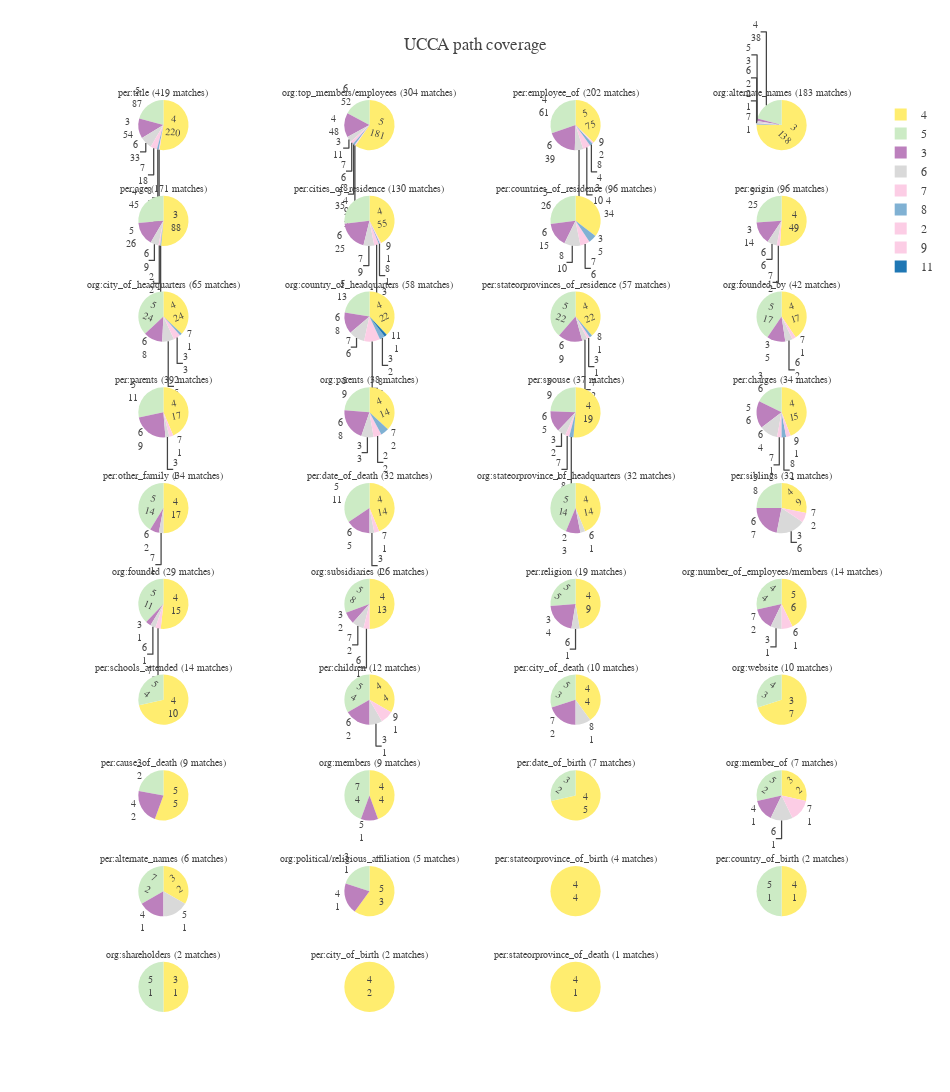

The notebook cell saved with this chart:
### Code cell
layout = go.Layout(
    title='UCCA path coverage',
    width=950,
    height=3500,
    font=dict(family="Arial", size=12)
)

fig = make_subplots(
    rows=num_rows, 
    cols=num_columns,
    subplot_titles=labels,
    specs=[[{"type": "pie"}] * num_columns] * num_rows 
)

not_interested_in_output = fig['layout'].update(layout)


for ind, relation in enumerate(relations):
    
    row_num, column_num = divmod(ind,num_columns)
    
    column_num += 1
    row_num +=1 
    
    pie =  go.Pie(
            labels=test_total_by_relation_and_len[test_total_by_relation_and_len['relation']==relation]['ucca_path_len'].tolist(),
            values=test_total_by_relation_and_len[test_total_by_relation_and_len['relation']==relation]['total'].tolist()
        )
    
    fig.add_trace(
        pie,
        row=row_num, 
        col=column_num)

colors = ['#FEBFB3', '#E1396C', '#96D38C', '#D0F9B1']
colors = ['#BAA7AE', '#F2A939', '#BA688E', '#5D3D6A']
colors = ['#3C464C', '#6AA2B5', '#F05A71', '#C0AC9F']
colors = ['#FFED6F', '#CCEBC5', '#BC80BD',  '#D9D9D9',  '#FCCDE5',  '#80B1D3' ]#,  '#FDB462',  '#B3DE69',  '#FB8072'] #,  '#BEBADA',  '#FFFFB3', '#8DD3C7']

fig.update_traces(
    hoverinfo='label+percent', 
    textinfo='label+value', 
    textfont_size=10,
    marker=dict(colors=colors)
)
    
    
for i in fig['layout']['annotations']:
    i['font'] = dict(family="Arial", size=10)

    

fig.show()

### Figure 1 — Plotly figure (JSON) as saved in the notebook; plotly's stock layout.template omitted (floating-point values rounded to 4 significant figures)
{"data": [{"domain": {"x": [0, 0.2125], "y": [0.945, 1]}, "hoverinfo": "label+percent", "labels": [4, 5, 3, 6, 7, 8, 2], "marker": {"colors": ["#FFED6F", "#CCEBC5", "#BC80BD", "#D9D9D9", "#FCCDE5", "#80B1D3"]}, "textfont": {"size": 10}, "textinfo": "label+value", "type": "pie", "uid": "add4280e-4253-44b8-8ed1-c30180178edd", "values": [220, 87, 54, 33, 18, 5, 2]}, {"domain": {"x": [0.2625, 0.475], "y": [0.945, 1]}, "hoverinfo": "label+percent", "labels": [5, 6, 4, 3, 7, 8, 9], "marker": {"colors": ["#FFED6F", "#CCEBC5", "#BC80BD", "#D9D9D9", "#FCCDE5", "#80B1D3"]}, "textfont": {"size": 10}, "textinfo": "label+value", "type": "pie", "uid": "537dde46-0a3b-4641-9f99-c1a69a8db8e4", "values": [181, 52, 48, 11, 6, 4, 2]}, {"domain": {"x": [0.525, 0.7375], "y": [0.945, 1]}, "hoverinfo": "label+percent", "labels": [5, 4, 6, 7, 3, 8, 9], "marker": {"colors": ["#FFED6F", "#CCEBC5", "#BC80BD", "#D9D9D9", "#FCCDE5", "#80B1D3"]}, "textfont": {"size": 10}, "textinfo": "label+value", "type": "pie", "uid": "bdee959b-0cf7-400b-b8fa-929a7a24db19", "values": [75, 61, 39, 11, 10, 4, 2]}, {"domain": {"x": [0.7875, 1], "y": [0.945, 1]}, "hoverinfo": "label+percent", "labels": [3, 4, 5, 6, 2, 7], "marker": {"colors": ["#FFED6F", "#CCEBC5", "#BC80BD", "#D9D9D9", "#FCCDE5", "#80B1D3"]}, "textfont": {"size": 10}, "textinfo": "label+value", "type": "pie", "uid": "e8dc3056-ffbf-45e0-8cd3-06708d4e9941", "values": [138, 38, 3, 2, 1, 1]}, {"domain": {"x": [0, 0.2125], "y": [0.84, 0.895]}, "hoverinfo": "label+percent", "labels": [3, 4, 5, 6, 2, 7], "marker": {"colors": ["#FFED6F", "#CCEBC5", "#BC80BD", "#D9D9D9", "#FCCDE5", "#80B1D3"]}, "textfont": {"size": 10}, "textinfo": "label+value", "type": "pie", "uid": "b4bdd4f9-ed1d-4f3b-b6ed-87b95886a90f", "values": [88, 45, 26, 9, 2, 1]}, {"domain": {"x": [0.2625, 0.475], "y": [0.84, 0.895]}, "hoverinfo": "label+percent", "labels": [4, 5, 6, 7, 3, 8, 9], "marker": {"colors": ["#FFED6F", "#CCEBC5", "#BC80BD", "#D9D9D9", "#FCCDE5", "#80B1D3"]}, "textfont": {"size": 10}, "textinfo": "label+value", "type": "pie", "uid": "fb364c62-8bb7-4e4f-a423-fe023b7cfb8d", "values": [55, 35, 25, 9, 4, 1, 1]}, {"domain": {"x": [0.525, 0.7375], "y": [0.84, 0.895]}, "hoverinfo": "label+percent", "labels": [4, 5, 6, 8, 7, 3], "marker": {"colors": ["#FFED6F", "#CCEBC5", "#BC80BD", "#D9D9D9", "#FCCDE5", "#80B1D3"]}, "textfont": {"size": 10}, "textinfo": "label+value", "type": "pie", "uid": "b4943412-b425-4656-b7e2-bfb069a78d65", "values": [34, 26, 15, 10, 6, 5]}, {"domain": {"x": [0.7875, 1], "y": [0.84, 0.895]}, "hoverinfo": "label+percent", "labels": [4, 5, 3, 6, 7], "marker": {"colors": ["#FFED6F", "#CCEBC5", "#BC80BD", "#D9D9D9", "#FCCDE5", "#80B1D3"]}, "textfont": {"size": 10}, "textinfo": "label+value", "type": "pie", "uid": "2d8bf622-9fe1-4dec-a4e8-97ddf31d7ad5", "values": [49, 25, 14, 6, 2]}, {"domain": {"x": [0, 0.2125], "y": [0.735, 0.79]}, "hoverinfo": "label+percent", "labels": [4, 5, 6, 2, 3, 7], "marker": {"colors": ["#FFED6F", "#CCEBC5", "#BC80BD", "#D9D9D9", "#FCCDE5", "#80B1D3"]}, "textfont": {"size": 10}, "textinfo": "label+value", "type": "pie", "uid": "de3ed043-75ee-42d2-b212-d2efc328d084", "values": [24, 24, 8, 5, 3, 1]}, {"domain": {"x": [0.2625, 0.475], "y": [0.735, 0.79]}, "hoverinfo": "label+percent", "labels": [4, 5, 6, 7, 8, 3, 11], "marker": {"colors": ["#FFED6F", "#CCEBC5", "#BC80BD", "#D9D9D9", "#FCCDE5", "#80B1D3"]}, "textfont": {"size": 10}, "textinfo": "label+value", "type": "pie", "uid": "75d05e08-ce7b-44f4-9eb3-652b1f3fb2ad", "values": [22, 13, 8, 6, 6, 2, 1]}, {"domain": {"x": [0.525, 0.7375], "y": [0.735, 0.79]}, "hoverinfo": "label+percent", "labels": [4, 5, 6, 7, 3, 8], "marker": {"colors": ["#FFED6F", "#CCEBC5", "#BC80BD", "#D9D9D9", "#FCCDE5", "#80B1D3"]}, "textfont": {"size": 10}, "textinfo": "label+value", "type": "pie", "uid": "eacf538d-936d-48d9-b3dc-8ee8bfc14661", "values": [22, 22, 9, 2, 1, 1]}, {"domain": {"x": [0.7875, 1], "y": [0.735, 0.79]}, "hoverinfo": "label+percent", "labels": [4, 5, 3, 6, 7], "marker": {"colors": ["#FFED6F", "#CCEBC5", "#BC80BD", "#D9D9D9", "#FCCDE5", "#80B1D3"]}, "textfont": {"size": 10}, "textinfo": "label+value", "type": "pie", "uid": "88259afc-71d3-4151-b2ca-ec72f28872d9", "values": [17, 17, 5, 2, 1]}, {"domain": {"x": [0, 0.2125], "y": [0.63, 0.685]}, "hoverinfo": "label+percent", "labels": [4, 5, 6, 3, 7], "marker": {"colors": ["#FFED6F", "#CCEBC5", "#BC80BD", "#D9D9D9", "#FCCDE5", "#80B1D3"]}, "textfont": {"size": 10}, "textinfo": "label+value", "type": "pie", "uid": "9f4c2428-e45d-4965-b585-3058707bb17e", "values": [17, 11, 9, 1, 1]}, {"domain": {"x": [0.2625, 0.475], "y": [0.63, 0.685]}, "hoverinfo": "label+percent", "labels": [4, 5, 6, 3, 2, 7], "marker": {"colors": ["#FFED6F", "#CCEBC5", "#BC80BD", "#D9D9D9", "#FCCDE5", "#80B1D3"]}, "textfont": {"size": 10}, "textinfo": "label+value", "type": "pie", "uid": "9fad90d8-f0ae-4247-93f6-43593edf2ce7", "values": [14, 9, 8, 3, 2, 2]}, {"domain": {"x": [0.525, 0.7375], "y": [0.63, 0.685]}, "hoverinfo": "label+percent", "labels": [4, 5, 6, 3, 7, 8], "marker": {"colors": ["#FFED6F", "#CCEBC5", "#BC80BD", "#D9D9D9", "#FCCDE5", "#80B1D3"]}, "textfont": {"size": 10}, "textinfo": "label+value", "type": "pie", "uid": "1b061553-9ae9-47fa-a2d6-c778d5a7218e", "values": [19, 9, 5, 2, 1, 1]}, {"domain": {"x": [0.7875, 1], "y": [0.63, 0.685]}, "hoverinfo": "label+percent", "labels": [4, 3, 5, 6, 7, 8, 9], "marker": {"colors": ["#FFED6F", "#CCEBC5", "#BC80BD", "#D9D9D9", "#FCCDE5", "#80B1D3"]}, "textfont": {"size": 10}, "textinfo": "label+value", "type": "pie", "uid": "bbf95910-dea1-4023-946c-ada993305c77", "values": [15, 6, 6, 4, 1, 1, 1]}, {"domain": {"x": [0, 0.2125], "y": [0.525, 0.58]}, "hoverinfo": "label+percent", "labels": [4, 5, 6, 7], "marker": {"colors": ["#FFED6F", "#CCEBC5", "#BC80BD", "#D9D9D9", "#FCCDE5", "#80B1D3"]}, "textfont": {"size": 10}, "textinfo": "label+value", "type": "pie", "uid": "d875f934-0b6b-4c64-b81e-c0e8a06c4c65", "values": [17, 14, 2, 1]}, {"domain": {"x": [0.2625, 0.475], "y": [0.525, 0.58]}, "hoverinfo": "label+percent", "labels": [4, 5, 6, 3, 7], "marker": {"colors": ["#FFED6F", "#CCEBC5", "#BC80BD", "#D9D9D9", "#FCCDE5", "#80B1D3"]}, "textfont": {"size": 10}, "textinfo": "label+value", "type": "pie", "uid": "01343ea3-098e-4e5a-a9ee-e3e9c5750e52", "values": [14, 11, 5, 1, 1]}, {"domain": {"x": [0.525, 0.7375], "y": [0.525, 0.58]}, "hoverinfo": "label+percent", "labels": [4, 5, 2, 6], "marker": {"colors": ["#FFED6F", "#CCEBC5", "#BC80BD", "#D9D9D9", "#FCCDE5", "#80B1D3"]}, "textfont": {"size": 10}, "textinfo": "label+value", "type": "pie", "uid": "b514e2de-55f5-419d-80a9-9ab9fb4dbc27", "values": [14, 14, 3, 1]}, {"domain": {"x": [0.7875, 1], "y": [0.525, 0.58]}, "hoverinfo": "label+percent", "labels": [4, 5, 6, 3, 7], "marker": {"colors": ["#FFED6F", "#CCEBC5", "#BC80BD", "#D9D9D9", "#FCCDE5", "#80B1D3"]}, "textfont": {"size": 10}, "textinfo": "label+value", "type": "pie", "uid": "074b73a0-75ef-4ded-b6db-8cee890eec67", "values": [9, 8, 7, 6, 2]}, {"domain": {"x": [0, 0.2125], "y": [0.42, 0.475]}, "hoverinfo": "label+percent", "labels": [4, 5, 3, 6, 7], "marker": {"colors": ["#FFED6F", "#CCEBC5", "#BC80BD", "#D9D9D9", "#FCCDE5", "#80B1D3"]}, "textfont": {"size": 10}, "textinfo": "label+value", "type": "pie", "uid": "2bc261b1-2e09-4bd6-acac-bb946a05c577", "values": [15, 11, 1, 1, 1]}, {"domain": {"x": [0.2625, 0.475], "y": [0.42, 0.475]}, "hoverinfo": "label+percent", "labels": [4, 5, 3, 7, 6], "marker": {"colors": ["#FFED6F", "#CCEBC5", "#BC80BD", "#D9D9D9", "#FCCDE5", "#80B1D3"]}, "textfont": {"size": 10}, "textinfo": "label+value", "type": "pie", "uid": "d6aca6e6-b192-4068-b12c-b890efeeebba", "values": [13, 8, 2, 2, 1]}, {"domain": {"x": [0.525, 0.7375], "y": [0.42, 0.475]}, "hoverinfo": "label+percent", "labels": [4, 5, 3, 6], "marker": {"colors": ["#FFED6F", "#CCEBC5", "#BC80BD", "#D9D9D9", "#FCCDE5", "#80B1D3"]}, "textfont": {"size": 10}, "textinfo": "label+value", "type": "pie", "uid": "0d4aebc7-353a-4b22-8fc4-1914aa012335", "values": [9, 5, 4, 1]}, {"domain": {"x": [0.7875, 1], "y": [0.42, 0.475]}, "hoverinfo": "label+percent", "labels": [5, 4, 7, 3, 6], "marker": {"colors": ["#FFED6F", "#CCEBC5", "#BC80BD", "#D9D9D9", "#FCCDE5", "#80B1D3"]}, "textfont": {"size": 10}, "textinfo": "label+value", "type": "pie", "uid": "5a718237-4f2b-46e2-966c-822eea1ff75b", "values": [6, 4, 2, 1, 1]}, {"domain": {"x": [0, 0.2125], "y": [0.315, 0.37]}, "hoverinfo": "label+percent", "labels": [4, 5], "marker": {"colors": ["#FFED6F", "#CCEBC5", "#BC80BD", "#D9D9D9", "#FCCDE5", "#80B1D3"]}, "textfont": {"size": 10}, "textinfo": "label+value", "type": "pie", "uid": "61aa2481-207d-4e79-bb39-12f84550b01e", "values": [10, 4]}, {"domain": {"x": [0.2625, 0.475], "y": [0.315, 0.37]}, "hoverinfo": "label+percent", "labels": [4, 5, 6, 3, 9], "marker": {"colors": ["#FFED6F", "#CCEBC5", "#BC80BD", "#D9D9D9", "#FCCDE5", "#80B1D3"]}, "textfont": {"size": 10}, "textinfo": "label+value", "type": "pie", "uid": "51dd8ab2-e2f6-49b9-a22c-ec59ae80e8c9", "values": [4, 4, 2, 1, 1]}, {"domain": {"x": [0.525, 0.7375], "y": [0.315, 0.37]}, "hoverinfo": "label+percent", "labels": [4, 5, 7, 8], "marker": {"colors": ["#FFED6F", "#CCEBC5", "#BC80BD", "#D9D9D9", "#FCCDE5", "#80B1D3"]}, "textfont": {"size": 10}, "textinfo": "label+value", "type": "pie", "uid": "068701ba-d782-4bd2-bcb7-7519727625ec", "values": [4, 3, 2, 1]}, {"domain": {"x": [0.7875, 1], "y": [0.315, 0.37]}, "hoverinfo": "label+percent", "labels": [3, 4], "marker": {"colors": ["#FFED6F", "#CCEBC5", "#BC80BD", "#D9D9D9", "#FCCDE5", "#80B1D3"]}, "textfont": {"size": 10}, "textinfo": "label+value", "type": "pie", "uid": "82c84ad6-bafe-4422-9a9f-0dfb5bbb603b", "values": [7, 3]}, {"domain": {"x": [0, 0.2125], "y": [0.21, 0.265]}, "hoverinfo": "label+percent", "labels": [5, 3, 4], "marker": {"colors": ["#FFED6F", "#CCEBC5", "#BC80BD", "#D9D9D9", "#FCCDE5", "#80B1D3"]}, "textfont": {"size": 10}, "textinfo": "label+value", "type": "pie", "uid": "8815ad63-b6ae-4e9f-9cb8-a6c20d0e4107", "values": [5, 2, 2]}, {"domain": {"x": [0.2625, 0.475], "y": [0.21, 0.265]}, "hoverinfo": "label+percent", "labels": [4, 7, 5], "marker": {"colors": ["#FFED6F", "#CCEBC5", "#BC80BD", "#D9D9D9", "#FCCDE5", "#80B1D3"]}, "textfont": {"size": 10}, "textinfo": "label+value", "type": "pie", "uid": "af15e831-8f40-40ad-ab56-d9543f0bcdcc", "values": [4, 4, 1]}, {"domain": {"x": [0.525, 0.7375], "y": [0.21, 0.265]}, "hoverinfo": "label+percent", "labels": [4, 3], "marker": {"colors": ["#FFED6F", "#CCEBC5", "#BC80BD", "#D9D9D9", "#FCCDE5", "#80B1D3"]}, "textfont": {"size": 10}, "textinfo": "label+value", "type": "pie", "uid": "ed34bdb2-49fd-4c06-a8e3-f9c59f0804b0", "values": [5, 2]}, {"domain": {"x": [0.7875, 1], "y": [0.21, 0.265]}, "hoverinfo": "label+percent", "labels": [3, 5, 4, 6, 7], "marker": {"colors": ["#FFED6F", "#CCEBC5", "#BC80BD", "#D9D9D9", "#FCCDE5", "#80B1D3"]}, "textfont": {"size": 10}, "textinfo": "label+value", "type": "pie", "uid": "cfa5d3a3-b083-4bf1-b7da-f6f167619cef", "values": [2, 2, 1, 1, 1]}, {"domain": {"x": [0, 0.2125], "y": [0.105, 0.16]}, "hoverinfo": "label+percent", "labels": [3, 7, 4, 5], "marker": {"colors": ["#FFED6F", "#CCEBC5", "#BC80BD", "#D9D9D9", "#FCCDE5", "#80B1D3"]}, "textfont": {"size": 10}, "textinfo": "label+value", "type": "pie", "uid": "87e756a3-f9b6-4ae8-a763-3456a1fa470e", "values": [2, 2, 1, 1]}, {"domain": {"x": [0.2625, 0.475], "y": [0.105, 0.16]}, "hoverinfo": "label+percent", "labels": [5, 3, 4], "marker": {"colors": ["#FFED6F", "#CCEBC5", "#BC80BD", "#D9D9D9", "#FCCDE5", "#80B1D3"]}, "textfont": {"size": 10}, "textinfo": "label+value", "type": "pie", "uid": "d4ea284e-2356-4141-b12a-3e4c11986c87", "values": [3, 1, 1]}, {"domain": {"x": [0.525, 0.7375], "y": [0.105, 0.16]}, "hoverinfo": "label+percent", "labels": [4], "marker": {"colors": ["#FFED6F", "#CCEBC5", "#BC80BD", "#D9D9D9", "#FCCDE5", "#80B1D3"]}, "textfont": {"size": 10}, "textinfo": "label+value", "type": "pie", "uid": "c5221006-30d4-49e7-90af-6be08461db15", "values": [4]}, {"domain": {"x": [0.7875, 1], "y": [0.105, 0.16]}, "hoverinfo": "label+percent", "labels": [4, 5], "marker": {"colors": ["#FFED6F", "#CCEBC5", "#BC80BD", "#D9D9D9", "#FCCDE5", "#80B1D3"]}, "textfont": {"size": 10}, "textinfo": "label+value", "type": "pie", "uid": "23856c4a-e025-483b-a39b-ae1182c1a618", "values": [1, 1]}, {"domain": {"x": [0, 0.2125], "y": [0, 0.055]}, "hoverinfo": "label+percent", "labels": [3, 5], "marker": {"colors": ["#FFED6F", "#CCEBC5", "#BC80BD", "#D9D9D9", "#FCCDE5", "#80B1D3"]}, "textfont": {"size": 10}, "textinfo": "label+value", "type": "pie", "uid": "6954dcdc-61b5-4c34-9d08-e5d1f9ebae2e", "values": [1, 1]}, {"domain": {"x": [0.2625, 0.475], "y": [0, 0.055]}, "hoverinfo": "label+percent", "labels": [4], "marker": {"colors": ["#FFED6F", "#CCEBC5", "#BC80BD", "#D9D9D9", "#FCCDE5", "#80B1D3"]}, "textfont": {"size": 10}, "textinfo": "label+value", "type": "pie", "uid": "8d87d99e-8063-4ab6-a75f-787af7411441", "values": [2]}, {"domain": {"x": [0.525, 0.7375], "y": [0, 0.055]}, "hoverinfo": "label+percent", "labels": [4], "marker": {"colors": ["#FFED6F", "#CCEBC5", "#BC80BD", "#D9D9D9", "#FCCDE5", "#80B1D3"]}, "textfont": {"size": 10}, "textinfo": "label+value", "type": "pie", "uid": "f690d703-5bb3-4dea-92d2-57ce9de0bcc6", "values": [1]}], "layout": {"annotations": [{"font": {"family": "Arial", "size": 10}, "showarrow": false, "text": "per:title (419 matches)", "x": 0.1062, "xanchor": "center", "xref": "paper", "y": 1, "yanchor": "bottom", "yref": "paper"}, {"font": {"family": "Arial", "size": 10}, "showarrow": false, "text": "org:top_members/employees (304 matches)", "x": 0.3688, "xanchor": "center", "xref": "paper", "y": 1, "yanchor": "bottom", "yref": "paper"}, {"font": {"family": "Arial", "size": 10}, "showarrow": false, "text": "per:employee_of (202 matches)", "x": 0.6313, "xanchor": "center", "xref": "paper", "y": 1, "yanchor": "bottom", "yref": "paper"}, {"font": {"family": "Arial", "size": 10}, "showarrow": false, "text": "org:alternate_names (183 matches)", "x": 0.8938, "xanchor": "center", "xref": "paper", "y": 1, "yanchor": "bottom", "yref": "paper"}, {"font": {"family": "Arial", "size": 10}, "showarrow": false, "text": "per:age (171 matches)", "x": 0.1062, "xanchor": "center", "xref": "paper", "y": 0.895, "yanchor": "bottom", "yref": "paper"}, {"font": {"family": "Arial", "size": 10}, "showarrow": false, "text": "per:cities_of_residence (130 matches)", "x": 0.3688, "xanchor": "center", "xref": "paper", "y": 0.895, "yanchor": "bottom", "yref": "paper"}, {"font": {"family": "Arial", "size": 10}, "showarrow": false, "text": "per:countries_of_residence (96 matches)", "x": 0.6313, "xanchor": "center", "xref": "paper", "y": 0.895, "yanchor": "bottom", "yref": "paper"}, {"font": {"family": "Arial", "size": 10}, "showarrow": false, "text": "per:origin (96 matches)", "x": 0.8938, "xanchor": "center", "xref": "paper", "y": 0.895, "yanchor": "bottom", "yref": "paper"}, {"font": {"family": "Arial", "size": 10}, "showarrow": false, "text": "org:city_of_headquarters (65 matches)", "x": 0.1062, "xanchor": "center", "xref": "paper", "y": 0.79, "yanchor": "bottom", "yref": "paper"}, {"font": {"family": "Arial", "size": 10}, "showarrow": false, "text": "org:country_of_headquarters (58 matches)", "x": 0.3688, "xanchor": "center", "xref": "paper", "y": 0.79, "yanchor": "bottom", "yref": "paper"}, {"font": {"family": "Arial", "size": 10}, "showarrow": false, "text": "per:stateorprovinces_of_residence (57 matches)", "x": 0.6313, "xanchor": "center", "xref": "paper", "y": 0.79, "yanchor": "bottom", "yref": "paper"}, {"font": {"family": "Arial", "size": 10}, "showarrow": false, "text": "org:founded_by (42 matches)", "x": 0.8938, "xanchor": "center", "xref": "paper", "y": 0.79, "yanchor": "bottom", "yref": "paper"}, {"font": {"family": "Arial", "size": 10}, "showarrow": false, "text": "per:parents (39 matches)", "x": 0.1062, "xanchor": "center", "xref": "paper", "y": 0.685, "yanchor": "bottom", "yref": "paper"}, {"font": {"family": "Arial", "size": 10}, "showarrow": false, "text": "org:parents (38 matches)", "x": 0.3688, "xanchor": "center", "xref": "paper", "y": 0.685, "yanchor": "bottom", "yref": "paper"}, {"font": {"family": "Arial", "size": 10}, "showarrow": false, "text": "per:spouse (37 matches)", "x": 0.6313, "xanchor": "center", "xref": "paper", "y": 0.685, "yanchor": "bottom", "yref": "paper"}, {"font": {"family": "Arial", "size": 10}, "showarrow": false, "text": "per:charges (34 matches)", "x": 0.8938, "xanchor": "center", "xref": "paper", "y": 0.685, "yanchor": "bottom", "yref": "paper"}, {"font": {"family": "Arial", "size": 10}, "showarrow": false, "text": "per:other_family (34 matches)", "x": 0.1062, "xanchor": "center", "xref": "paper", "y": 0.58, "yanchor": "bottom", "yref": "paper"}, {"font": {"family": "Arial", "size": 10}, "showarrow": false, "text": "per:date_of_death (32 matches)", "x": 0.3688, "xanchor": "center", "xref": "paper", "y": 0.58, "yanchor": "bottom", "yref": "paper"}, {"font": {"family": "Arial", "size": 10}, "showarrow": false, "text": "org:stateorprovince_of_headquarters (32 matches)", "x": 0.6313, "xanchor": "center", "xref": "paper", "y": 0.58, "yanchor": "bottom", "yref": "paper"}, {"font": {"family": "Arial", "size": 10}, "showarrow": false, "text": "per:siblings (32 matches)", "x": 0.8938, "xanchor": "center", "xref": "paper", "y": 0.58, "yanchor": "bottom", "yref": "paper"}, {"font": {"family": "Arial", "size": 10}, "showarrow": false, "text": "org:founded (29 matches)", "x": 0.1062, "xanchor": "center", "xref": "paper", "y": 0.475, "yanchor": "bottom", "yref": "paper"}, {"font": {"family": "Arial", "size": 10}, "showarrow": false, "text": "org:subsidiaries (26 matches)", "x": 0.3688, "xanchor": "center", "xref": "paper", "y": 0.475, "yanchor": "bottom", "yref": "paper"}, {"font": {"family": "Arial", "size": 10}, "showarrow": false, "text": "per:religion (19 matches)", "x": 0.6313, "xanchor": "center", "xref": "paper", "y": 0.475, "yanchor": "bottom", "yref": "paper"}, {"font": {"family": "Arial", "size": 10}, "showarrow": false, "text": "org:number_of_employees/members (14 matches)", "x": 0.8938, "xanchor": "center", "xref": "paper", "y": 0.475, "yanchor": "bottom", "yref": "paper"}, {"font": {"family": "Arial", "size": 10}, "showarrow": false, "text": "per:schools_attended (14 matches)", "x": 0.1062, "xanchor": "center", "xref": "paper", "y": 0.37, "yanchor": "bottom", "yref": "paper"}, {"font": {"family": "Arial", "size": 10}, "showarrow": false, "text": "per:children (12 matches)", "x": 0.3688, "xanchor": "center", "xref": "paper", "y": 0.37, "yanchor": "bottom", "yref": "paper"}, {"font": {"family": "Arial", "size": 10}, "showarrow": false, "text": "per:city_of_death (10 matches)", "x": 0.6313, "xanchor": "center", "xref": "paper", "y": 0.37, "yanchor": "bottom", "yref": "paper"}, {"font": {"family": "Arial", "size": 10}, "showarrow": false, "text": "org:website (10 matches)", "x": 0.8938, "xanchor": "center", "xref": "paper", "y": 0.37, "yanchor": "bottom", "yref": "paper"}, {"font": {"family": "Arial", "size": 10}, "showarrow": false, "text": "per:cause_of_death (9 matches)", "x": 0.1062, "xanchor": "center", "xref": "paper", "y": 0.265, "yanchor": "bottom", "yref": "paper"}, {"font": {"family": "Arial", "size": 10}, "showarrow": false, "text": "org:members (9 matches)", "x": 0.3688, "xanchor": "center", "xref": "paper", "y": 0.265, "yanchor": "bottom", "yref": "paper"}, {"font": {"family": "Arial", "size": 10}, "showarrow": false, "text": "per:date_of_birth (7 matches)", "x": 0.6313, "xanchor": "center", "xref": "paper", "y": 0.265, "yanchor": "bottom", "yref": "paper"}, {"font": {"family": "Arial", "size": 10}, "showarrow": false, "text": "org:member_of (7 matches)", "x": 0.8938, "xanchor": "center", "xref": "paper", "y": 0.265, "yanchor": "bottom", "yref": "paper"}, {"font": {"family": "Arial", "size": 10}, "showarrow": false, "text": "per:alternate_names (6 matches)", "x": 0.1062, "xanchor": "center", "xref": "paper", "y": 0.16, "yanchor": "bottom", "yref": "paper"}, {"font": {"family": "Arial", "size": 10}, "showarrow": false, "text": "org:political/religious_affiliation (5 matches)", "x": 0.3688, "xanchor": "center", "xref": "paper", "y": 0.16, "yanchor": "bottom", "yref": "paper"}, {"font": {"family": "Arial", "size": 10}, "showarrow": false, "text": "per:stateorprovince_of_birth (4 matches)", "x": 0.6313, "xanchor": "center", "xref": "paper", "y": 0.16, "yanchor": "bottom", "yref": "paper"}, {"font": {"family": "Arial", "size": 10}, "showarrow": false, "text": "per:country_of_birth (2 matches)", "x": 0.8938, "xanchor": "center", "xref": "paper", "y": 0.16, "yanchor": "bottom", "yref": "paper"}, {"font": {"family": "Arial", "size": 10}, "showarrow": false, "text": "org:shareholders (2 matches)", "x": 0.1062, "xanchor": "center", "xref": "paper", "y": 0.055, "yanchor": "bottom", "yref": "paper"}, {"font": {"family": "Arial", "size": 10}, "showarrow": false, "text": "per:city_of_birth (2 matches)", "x": 0.3688, "xanchor": "center", "xref": "paper", "y": 0.055, "yanchor": "bottom", "yref": "paper"}, {"font": {"family": "Arial", "size": 10}, "showarrow": false, "text": "per:stateorprovince_of_death (1 matches)", "x": 0.6313, "xanchor": "center", "xref": "paper", "y": 0.055, "yanchor": "bottom", "yref": "paper"}], "font": {"family": "Arial", "size": 12}, "height": 3500, "title": {"text": "UCCA path coverage"}, "width": 950}}
